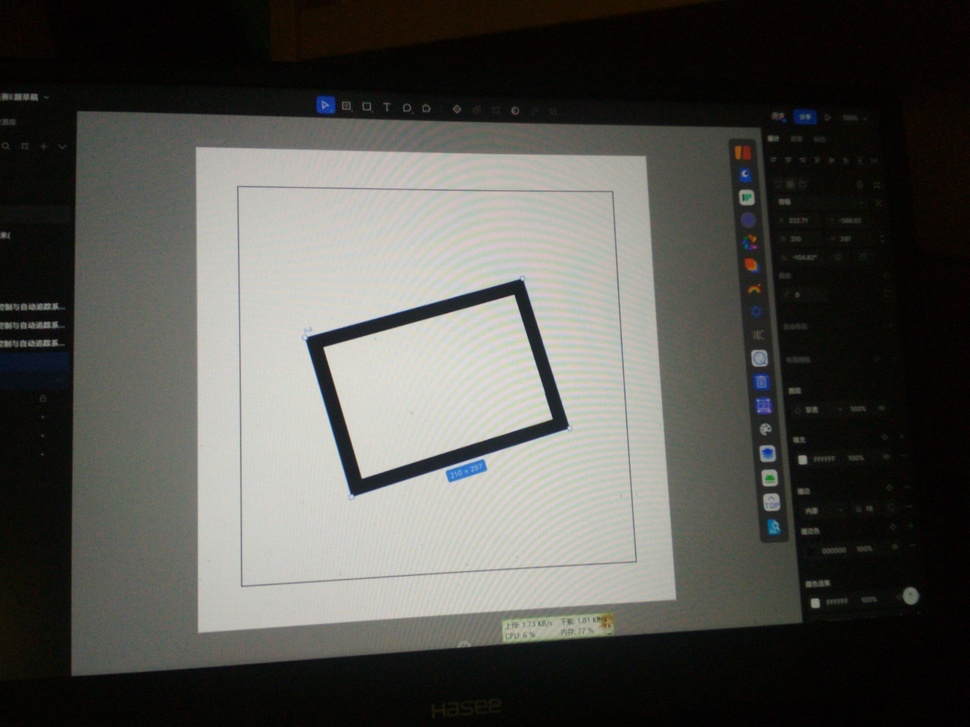
#> input picture img/x.jpg, 970 x 727 px, shrunk from 1440 x 1080 before the run
$ python cam8-2.py
#> lines starting #> are read from the running program, lines starting #| are printed output that depends on the picture; after the words box and inside, x2 and y2 are one past the last pixel; in counts of white or black regions, pixels touching at a corner belong together
import cv2
import numpy as np

# 读取图像
img = cv2.imread('img/x.jpg')
#> img is the input picture: shape (727, 970, 3); mean B, G, R 79.1, 83.6, 84.2

# 转换为灰度图像
gray = cv2.cvtColor(img, cv2.COLOR_BGR2GRAY)

# 高斯滤波去噪
blur = cv2.GaussianBlur(gray, (5, 5), 0)

# 使用Canny算子进行边缘检测
edges = cv2.Canny(blur, 100, 200)
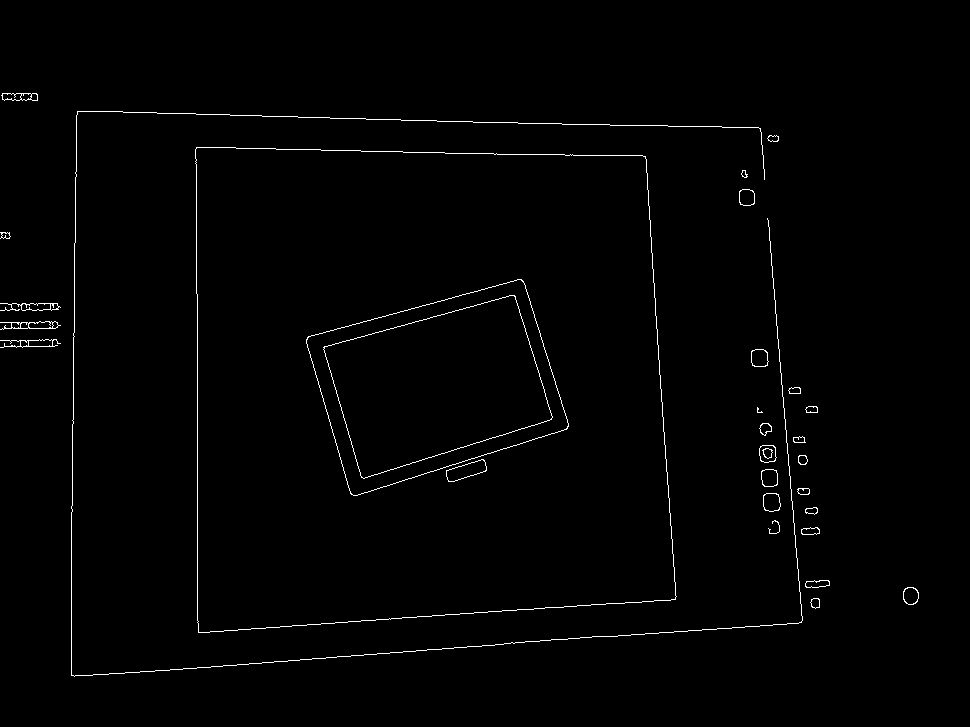
#> edges: shape (727, 970); 1% white in thin lines or dots, all inside (x1, y1, x2, y2) = (0, 93, 919, 677)

# 查找轮廓
contours, _ = cv2.findContours(edges, cv2.RETR_TREE, cv2.CHAIN_APPROX_SIMPLE)
#> contours = 66 contours, 3 with area under 20; largest, box (x1, y1, x2, y2) and area: (195, 147, 677, 633) 215102, (195, 147, 677, 633) 215100, (306, 279, 569, 496) 36566, (306, 279, 569, 496) 36557, (323, 295, 553, 479) 26622

# 遍历轮廓
for cnt in contours:
    # 计算轮廓的面积和周长
    area = cv2.contourArea(cnt)
    perimeter = cv2.arcLength(cnt, True)

    # 设置阈值,过滤掉小轮廓
    if area > 1000 and perimeter > 200:
        # 近似多边形
        approx = cv2.approxPolyDP(cnt, 0.02 * perimeter, True)

        # 如果是四边形,则绘制边框
        if len(approx) == 4:
            x, y, w, h = cv2.boundingRect(approx)
            #cv2.rectangle(img, (x, y), (x + w, y + h), (0, 255, 0), 2)
            # 绘制四边形的边框
            cv2.drawContours(img, [approx], 0, (255, 0, 0), 2)

            # 计算四边形的四个顶点坐标
            vertices = approx.reshape(4, 2)

            # 绘制每个顶点的坐标
            for i, vertex in enumerate(vertices):
                cv2.putText(img, f'({vertex[0]}, {vertex[1]})', (vertex[0]+5, vertex[1]-5), cv2.FONT_HERSHEY_SIMPLEX, 0.5, (255, 255, 255), 1, cv2.LINE_AA)

            # 绘制对角线
            cv2.line(img, (vertices[0][0], vertices[0][1]), (vertices[2][0], vertices[2][1]), (0, 255, 0), 2)
            cv2.line(img, (vertices[1][0], vertices[1][1]), (vertices[3][0], vertices[3][1]), (0, 255, 0), 2)

            # 计算对角线的交点
            (x1, y1), (x2, y2) = vertices[0], vertices[2]
            (x3, y3), (x4, y4) = vertices[1], vertices[3]
            intersectionX = (x1 * y2 - y1 * x2) / (y3 - y4) + x3
            intersectionY = (x3 * y4 - y3 * x4) / (x1 - x2) + y1

            # 绘制对角线的交点
            cv2.circle(img, (int(intersectionX), int(intersectionY)), 5, (0, 255, 0), -1)
            cv2.putText(img, f'({int(intersectionX)}, {int(intersectionY)})', (int(intersectionX)+5, int(intersectionY)-5), cv2.FONT_HERSHEY_SIMPLEX, 0.5, (255, 255, 255), 1, cv2.LINE_AA)
#> this loop made 66 passes
#> (area, perimeter, x, y, w, h, vertices, x1) on passes 52, 53, 56, 57, 58, 59: (215102, 1892.1, 196, 147, 480, 486, [[196, 147], [198, 632], [675, 599], [645, 156]], 196), (215100, 1889.8, 195, 149, 481, 484, [[195, 149], [644, 156], [675, 598], [199, 632]], 195), (36566, 827.1, 307, 279, 261, 216, [[521, 279], [307, 337], [351, 494], [567, 428]], 521), (36557, 824.8, 307, 279, 261, 217, [[520, 279], [567, 427], [353, 495], [307, 338]], 520), (26621.5, 714.1, 323, 295, 229, 183, [[514, 295], [323, 347], [361, 477], [551, 419]], 514), (26617.5, 710.9, 324, 295, 229, 184, [[513, 295], [552, 417], [363, 478], [324, 347]], 513)
#> (area, perimeter) on passes 1 to 6: (71.5, 33.9), (67.5, 31.56), (217.5, 55.21), (202.5, 52.87), (138, 60.14), (132, 58.63)
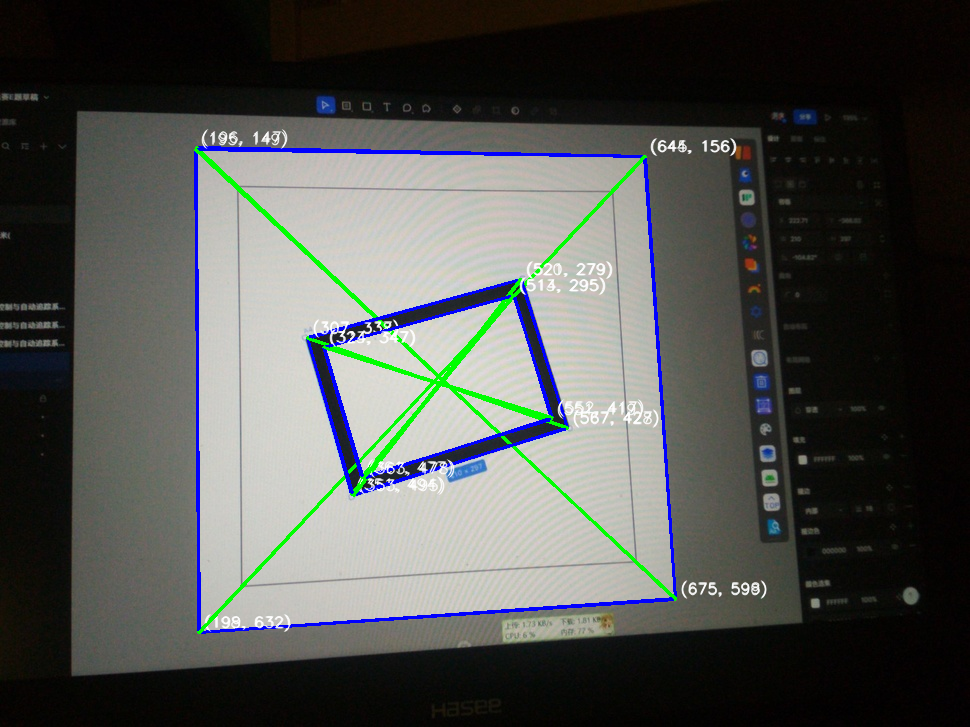
#> img: shape (727, 970, 3); 3.72% of pixels changed, all inside (x1, y1, x2, y2) = (194, 129, 767, 634)

# 显示的图像
cv2.imshow('final', img)
cv2.imwrite('out/x-out.jpg', img)
cv2.waitKey(0)
cv2.destroyAllWindows()
